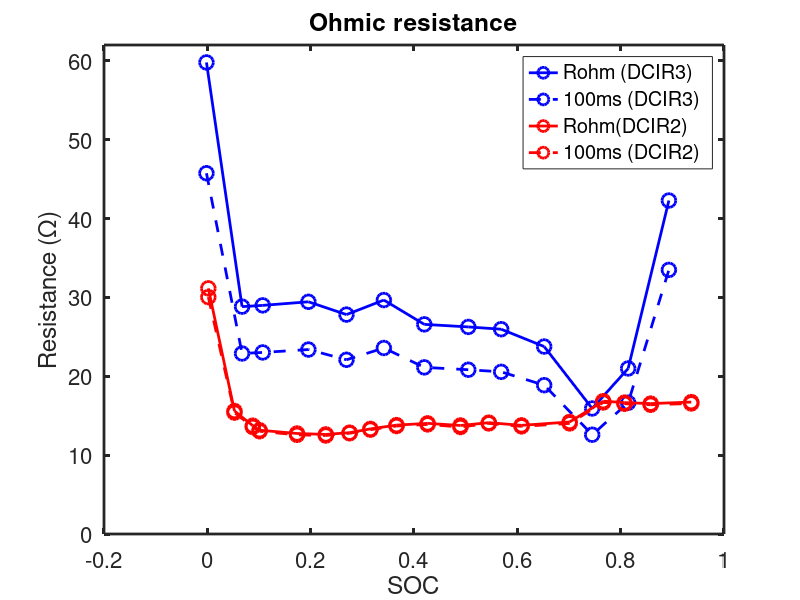
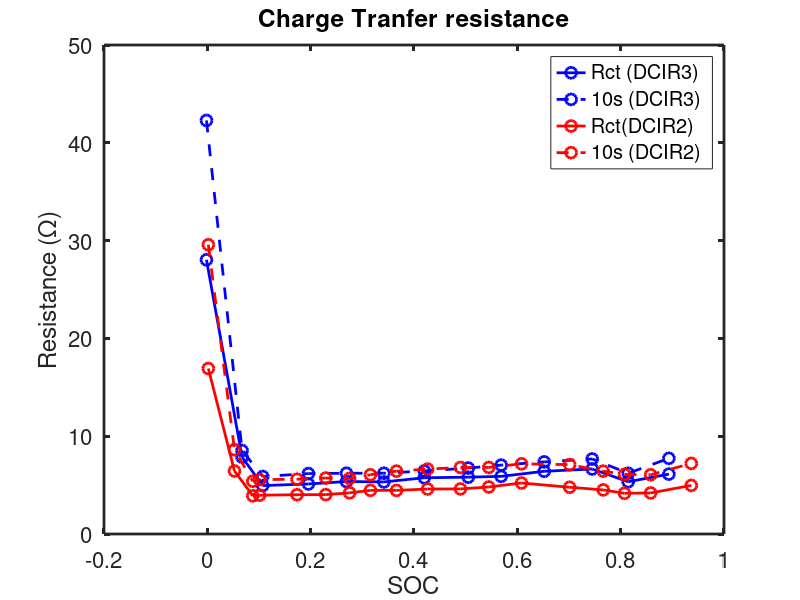
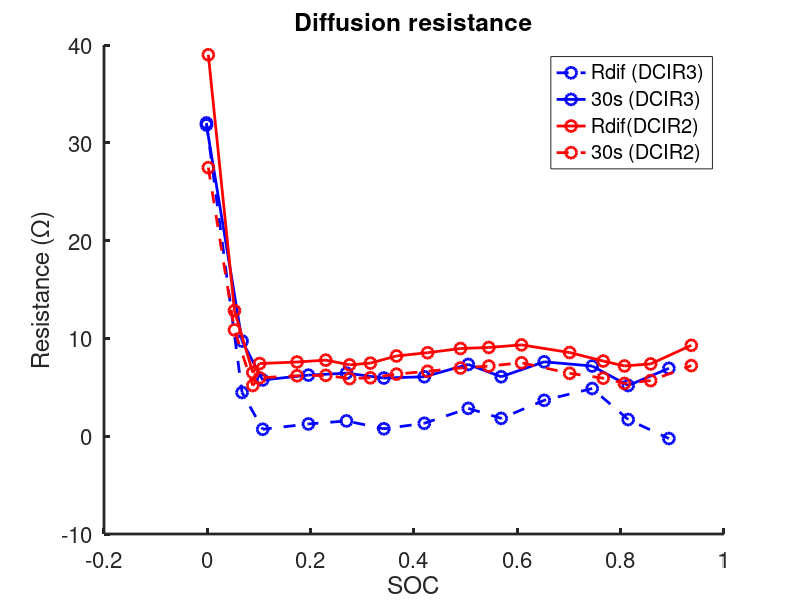

These charts were generated, in order, by the following MATLAB code:
clc;clear;close all;


load('SOC2_inv.mat');

load('SOC3_inv.mat');

load('optimized2.mat');

load('optimized3.mat');

load('Resistance2_time.mat');

load('Resistance3_time.mat');

load('R_d2.mat');

load('R_d3.mat');

% SOC_inv vs optimized resistance , time resistance  
for i = 1:length(optimized_params2)
    DCIR2_R1(i) = optimized_params2(i).R1; % R1 = ohm
    DCIR2_R2(i) = optimized_params2(i).R2; % R2 = ct
    DCIR2t_R1(i) = Resistance2_time.Ohm2_time(i); % DCIR2time ohmic (time scale)
    DCIR2t_R2(i) = Resistance2_time.CT2_time(i); % DCIR2 CT time resistance (time scale)
    DCIR2t_dift(i) = Resistance2_time.Dif2_time(i); % Dif = R30s - R10s (time scale)
end

for i = 1: length(optimized_params3)
    DCIR3_R1(i) = optimized_params3(i).R1;
    DCIR3_R2(i) = optimized_params3(i).R2;
    DCIR3t_R1(i) = Resistance3_time.Ohm3_time(i); % DCIR3 time ohmic 
    DCIR3t_R2(i) = Resistance3_time.CT3_time(i); % DCIR3 CT time resistance 
    DCIR3t_dift(i) = Resistance3_time.Dif3_time(i); % DCIR3 Dif time resistance
end

% Ohmic resistance (SOC_inv vs optimized , time resistance)

figure('Position', [0 0 800 600]);

lw = 2;  % Desired line width
msz = 10;  % Marker size

plot(SOC_inv3, DCIR3_R1, 'b-o', 'MarkerSize', msz, 'LineWidth', lw); % 최적화 ohmic resistance
hold on;
plot(SOC_inv3, DCIR3t_R1, 'b--o', 'MarkerSize', msz, 'LineWidth', lw); % time ohmic resistance
plot(SOC_inv2, DCIR2_R1, 'r-o', 'MarkerSize', msz, 'LineWidth', lw); % 최적화 ohmic resistance
plot(SOC_inv2, DCIR2t_R1, 'r--o','MarkerSize', msz, 'LineWidth', lw) % time ohmic resistance

title('Ohmic resistance')
xlabel('SOC');
ylabel('Resistance (\Omega)');
legend('Rohm (DCIR3)', '100ms (DCIR3) ', 'Rohm(DCIR2)', '100ms (DCIR2)');
set(gca, 'FontSize', 16, 'LineWidth', 2);
ylim([0 62]);
% Charge Transfer resistance (SOC_inv vs optimized , time resistance)

figure('Position',[0 0 800 600]);

lw = 2;
msz = 8;

plot(SOC_inv3, DCIR3_R2, 'b-o', 'MarkerSize', msz, 'LineWidth', lw);
hold on;
plot(SOC_inv3, DCIR3t_R2, 'b--o', 'MarkerSize', msz, 'LineWidth', lw);
plot(SOC_inv2, DCIR2_R2, 'r-o', 'MarkerSize', msz, 'LineWidth', lw);
plot(SOC_inv2, DCIR2t_R2, 'r--o', 'MarkerSize', msz, 'LineWidth', lw);

title('Charge Tranfer resistance')
xlabel('SOC');
ylabel('Resistance (\Omega)');
legend('Rct (DCIR3)', '10s (DCIR3) ', 'Rct(DCIR2)', '10s (DCIR2)');
set(gca, 'FontSize', 16, 'LineWidth', 2);

% Diffusion resistance (SOC_inv vs time resistance)

figure('Position',[0 0 800 600]);

lw = 2;
msz = 8;


hold on;
plot(SOC_inv3, R_d3, 'b--o', 'MarkerSize', msz, 'LineWidth', lw);
plot(SOC_inv3, DCIR3t_dift, 'b-o', 'MarkerSize', msz, 'LineWidth', lw);

plot(SOC_inv2, R_d2, 'r-o', 'MarkerSize', msz, 'LineWidth', lw);
plot(SOC_inv2, DCIR2t_dift, 'r--o', 'MarkerSize', msz, 'LineWidth', lw);

title('Diffusion resistance')
xlabel('SOC');
ylabel('Resistance (\Omega)');
legend('Rdif (DCIR3)', '30s (DCIR3) ', 'Rdif(DCIR2)', '30s (DCIR2)');
set(gca, 'FontSize', 16, 'LineWidth', 2);



